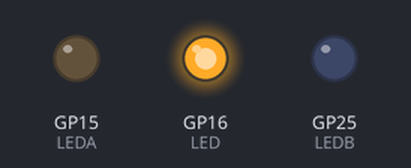
Simulated run of this program. Board: Raspberry Pi Pico running MicroPython. Shown: output pins drawn as LEDs (lit = HIGH).

Above: at 0.2 s.
At 1.2 s:
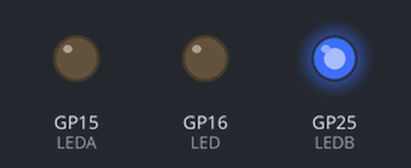
At 2.2 s:
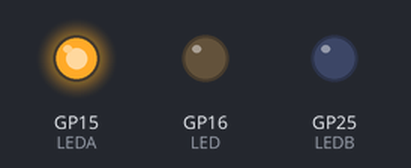
At 5.7 s:
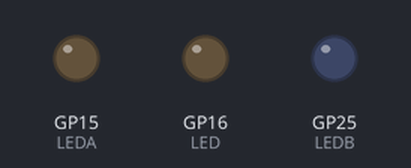
Timing chart, 0 to 6.9 s (numbered marks = the images above):
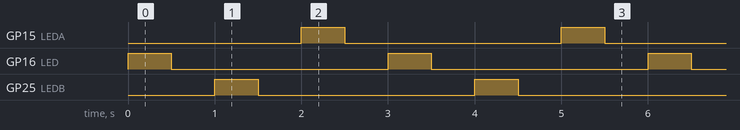

The program:

TestBoard.py
```python
from machine import Pin
import time
LED = machine.Pin(16,machine.Pin.OUT)
LEDA = machine.Pin(15,machine.Pin.OUT)
LEDB = machine.Pin(25,machine.Pin.OUT)
while True:
    LED.value(1)
    time.sleep(0.5)
    LED.value(0)
    time.sleep(0.5)
    LEDB.value(1)
    time.sleep(0.5)
    LEDB.value(0)
    time.sleep(0.5)
    LEDA.value(1)
    time.sleep(0.5)
    LEDA.value(0)
    time.sleep(0.5)
```

Measured:
- by itself, GP15 (LEDA), GP16 (LED), GP25 (LEDB): alternates HIGH for 0.50 s and LOW for 2.5 s
- by itself, everything shown: repeats every 3.0 s, in 6 steps
